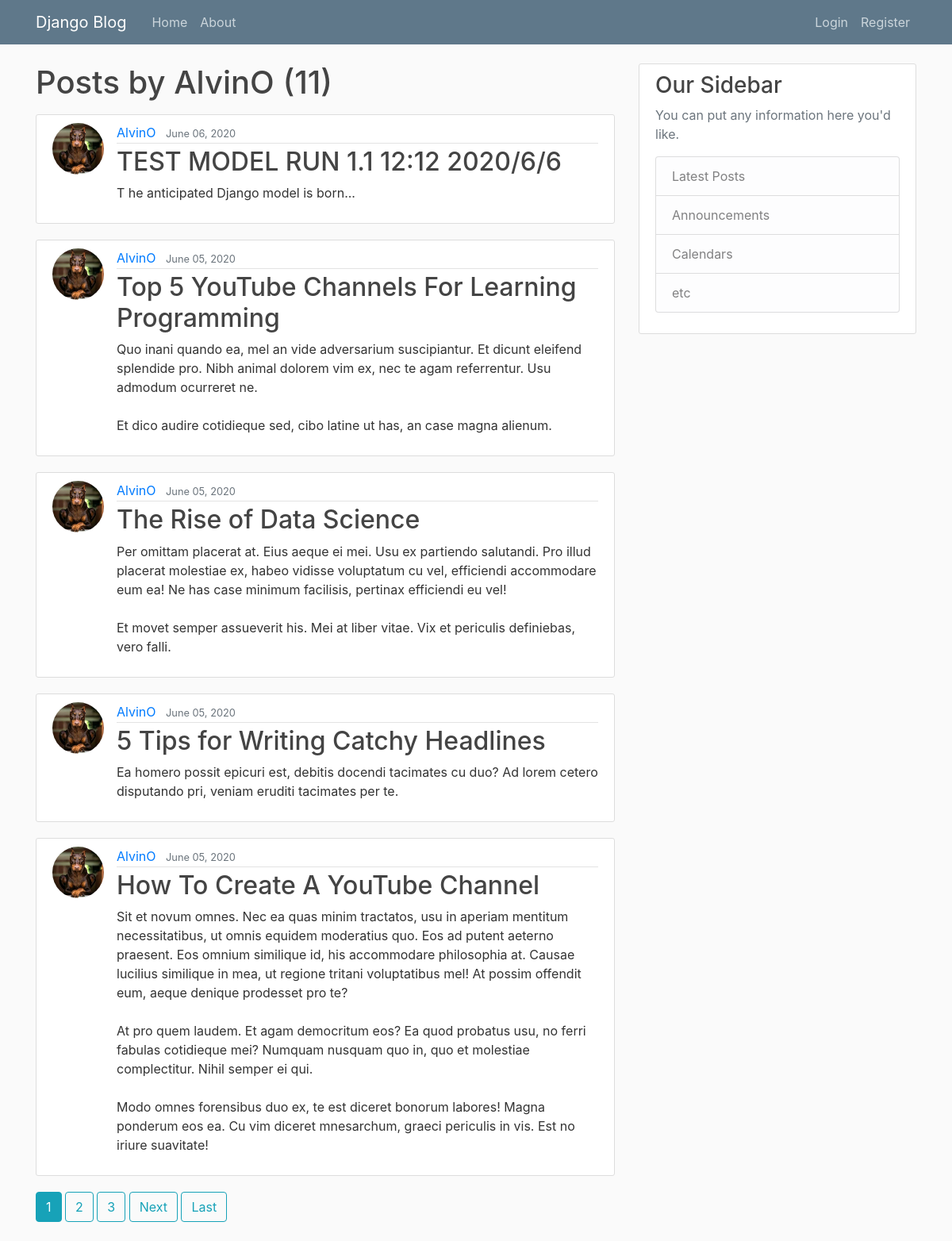
/user/AlvinO, run on the app's committed database.
### blog/models.py (models this page shows, shortened)
class Post(models.Model):
    title = models.CharField(max_length=100)
    content = models.TextField()
    date_posted = models.DateTimeField(default=timezone.now)
    author = models.ForeignKey(User, on_delete=models.CASCADE)

### users/models.py (models this page shows, shortened)
class Profile(models.Model):
    user = models.OneToOneField(User, on_delete=models.CASCADE)
    image = models.ImageField(default='default.jpg', upload_to='profile_pics')

### blog/views.py (the view)
# urls.py: path('user/<str:username>', UserPostListView.as_view(), name='user-posts'),
class UserPostListView(ListView):
    model = Post
    template_name = 'blog/user_posts.html' # <app>/<model>_<viewtype>.html
    context_object_name = 'posts'
    paginate_by = 5
    def get_queryset(self):
        user = get_object_or_404(User, username=self.kwargs.get('username'))
        return Post.objects.filter(author=user).order_by('-date_posted')

### blog/templates/blog/user_posts.html (shortened to what this page needs)
{% extends "blog/base.html" %}
{% block content %}
    <h1 class="mb-3">Posts by {{ view.kwargs.username }} ({{ page_obj.paginator.count }})</h1>
    {% for post in posts %}
        <article class="media content-section">
          <img class="rounded-circle article-img" src="{{ post.author.profile.image.url }}">
          <div class="media-body">
            <div class="article-metadata">
               <a class="mr-2" href="{% url 'user-posts' post.author.username %}">{{ post.author }}</a>
               <small class="text-muted">{{ post.date_posted|date:"F d, Y" }}</small>
             </div>
             <h2><a class="article-title" href="{% url 'post-detail' post.id %}">{{ post.title }}</a></h2>
             <p class="article-content">{{ post.content }}</p>
           </div>
         </article>
    {% endfor %}
    {% if is_paginated %}
      {% for num in page_obj.paginator.page_range %}
        {% if page_obj.number == num %}
          <a class="btn btn-info mb-4" href="?page={{ num }}">{{ num }}</a>
        {% elif num > page_obj.number|add:'-3' and num < page_obj.number|add:'3' %}
          <a class="btn btn-outline-info mb-4" href="?page={{ num }}">{{ num }}</a>
        {% endif %}
      {% endfor %}
      {% if page_obj.has_next %}
        <a class="btn btn-outline-info mb-4" href="?page={{ page_obj.next_page_number }}">Next</a>
        <a class="btn btn-outline-info mb-4" href="?page={{ page_obj.paginator.num_pages }}">Last</a>
      {% endif %}
    {% endif %}
{% endblock content %}

### blog/static/blog/main.css (style rules this page uses)
body { background: #fafafa; color: #333333; margin-top: 5rem; }
h1, h2, h3, h4, h5, h6 { color: #444444; }
.content-section { background: #ffffff; padding: 10px 20px; border: 1px solid #dddddd; border-radius: 3px; margin-bottom: 20px; }
.article-title { color: #444444; }
.article-content { white-space: pre-line; }
.article-img { height: 65px; width: 65px; margin-right: 16px; }
.article-metadata { padding-bottom: 1px; margin-bottom: 4px; border-bottom: 1px solid #e3e3e3 }

### data on the page
Post: author.profile.image (picture), author "AlvinO", date_posted "June 06, 2020", title "TEST MODEL RUN 1.1 12:12 2020/6/6", content "T he anticipated Django model is born..."
Post: author.profile.image (picture), author "AlvinO", date_posted "June 05, 2020", title "Top 5 YouTube Channels For Learning Programming", content "Quo inani quando ea, mel an vide adversarium suscipiantur. Et dicunt eleifend splendide pro. Nibh animal dolorem vim ex, nec te agam referrentur. Usu admodum ocurreret ne. Et dico audire cotidieque sed, cibo latine ut has, an case magna alienum."
Post: author.profile.image (picture), author "AlvinO", date_posted "June 05, 2020", title "The Rise of Data Science", content "Per omittam placerat at. Eius aeque ei mei. Usu ex partiendo salutandi. Pro illud placerat molestiae ex, habeo vidisse voluptatum cu vel, efficiendi accommodare eum ea! Ne has case minimum facilisis, pertinax efficiendi eu vel! Et movet semper assueverit his. Mei at liber vitae. Vix et periculis definiebas, vero falli."
Post: author.profile.image (picture), author "AlvinO", date_posted "June 05, 2020", title "5 Tips for Writing Catchy Headlines", content "Ea homero possit epicuri est, debitis docendi tacimates cu duo? Ad lorem cetero disputando pri, veniam eruditi tacimates per te."
Post: author.profile.image (picture), author "AlvinO", date_posted "June 05, 2020", title "How To Create A YouTube Channel", content "Sit et novum omnes. Nec ea quas minim tractatos, usu in aperiam mentitum necessitatibus, ut omnis equidem moderatius quo. Eos ad putent aeterno praesent. Eos omnium similique id, his accommodare philosophia at. Causae lucilius similique in mea, ut regione tritani voluptatibus mel! At possim offendit eum, aeque denique prodesset pro te? At pro quem laudem. Et agam democritum eos? Ea quod probatus usu, no ferri fabulas cotidieque mei? Numquam nusquam quo in, quo et molestiae complectitur. Nihil semper ei qui. Modo omnes forensibus duo ex, te est diceret bonorum labores! Magna ponderum eos ea. Cu vim diceret mnesarchum, graeci periculis in vis. Est no iriure suavitate!"

### other printed values
{{ view.kwargs.username }} "AlvinO"
{{ page_obj.paginator.count }} "11"
{{ num }} "1"
{{ num }} "2" "3"
